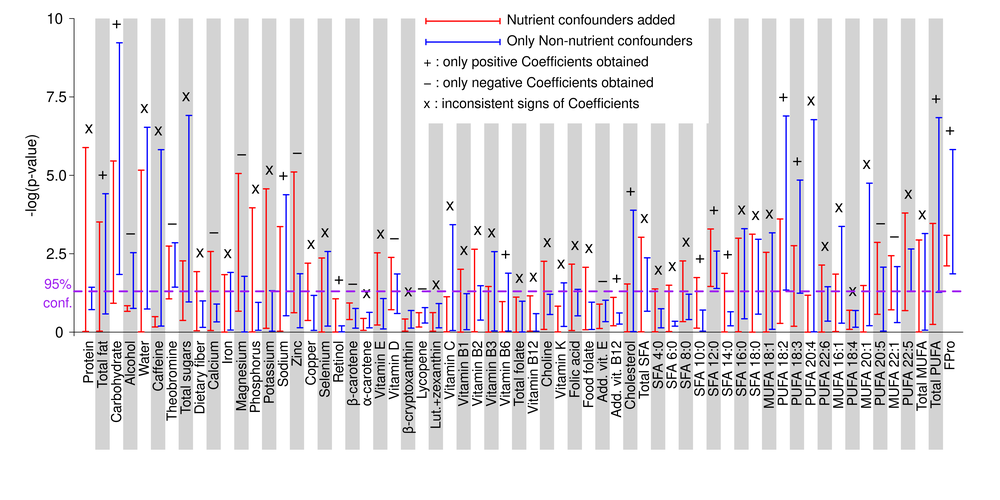
#> input picture Github_Figure_1/US-NHANES.png, 1000 x 500 px, shrunk from 6600 x 3300 before the run
$ python Figure_1_creation_part_2.py
#> lines starting #> are read from the running program, lines starting #| are printed output that depends on the picture
from PIL import Image
img1 = Image.open("US-NHANES.png")
#> img1 is the input picture: PIL image 1000x500 RGB; mean R, G, B 228.2, 224.6, 228.4
img2 = Image.open("test_KHANES.png")
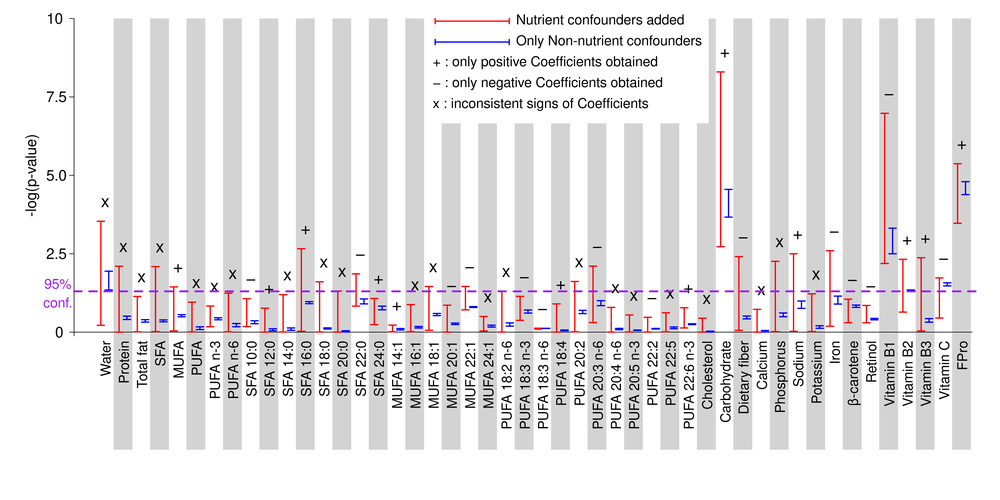
#> input picture Github_Figure_1/test_KHANES.png, 1000 x 500 px, shrunk from 6600 x 3300 before the run
#> img2 is the input picture: PIL image 1000x500 RGB; mean R, G, B 231.7, 229.4, 230.6
img3 = Image.open("test_UKNDNS.png")
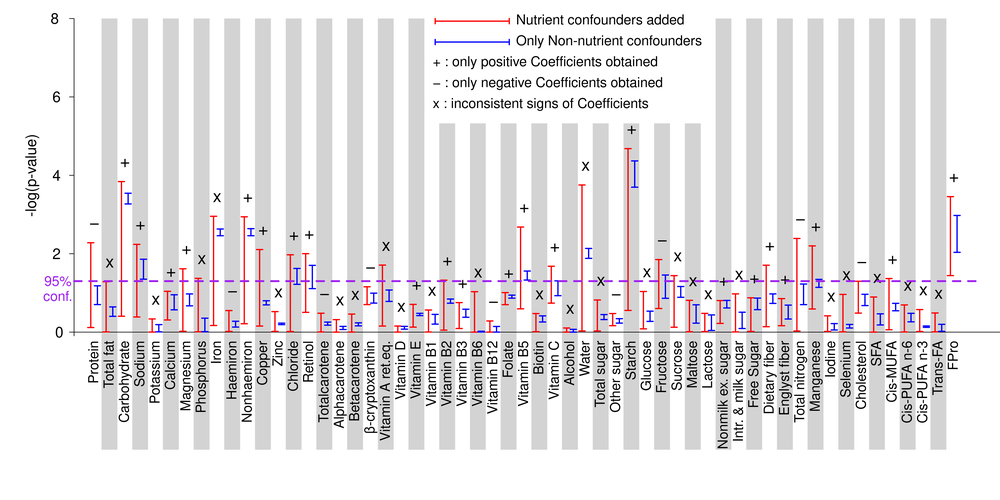
#> input picture Github_Figure_1/test_UKNDNS.png, 1000 x 500 px, shrunk from 6600 x 3300 before the run
#> img3 is the input picture: PIL image 1000x500 RGB; mean R, G, B 230.7, 228.1, 229.6

img1_2 = img1.crop((135, 75, img1.width - 210, img1.height - 310))
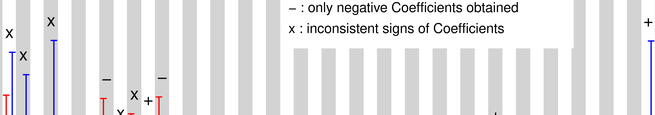
#> img1_2: PIL image 655x115 RGB; mean R, G, B 230.6, 230.2, 231.4
img2_2 = img2.crop((135, 65, img2.width - 145, img2.height - 310))
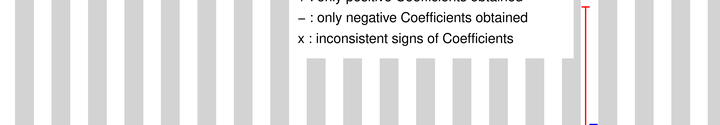
#> img2_2: PIL image 720x125 RGB; mean R, G, B 232.3, 231.8, 231.8
img3_2 = img3.crop((135, 65, img3.width - 155, img3.height - 310))

img1=img1_2
img2=img2_2
img3=img3_2

min_height = min(img1.height, img2.height, img3.height)
#> min_height = 115
def resize_to_height(img, height):
#> called with height = 115
	w_percent = height / img.height
#> w_percent = 1
	new_width = int(img.width * w_percent)
#> new_width = 655
	return img.resize((new_width, height), Image.LANCZOS)

img1 = resize_to_height(img1, min_height)
img2 = resize_to_height(img2, min_height)
img3 = resize_to_height(img3, min_height)
#> call 3 of resize_to_height, with height = 115
#> in resize_to_height (call 3), `return img.resize((new_width, height), Image.LANCZOS)`:
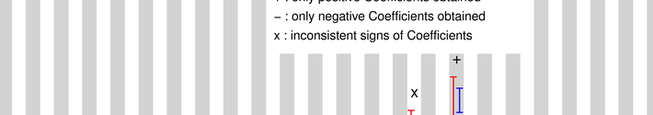
#> returned value: PIL image 653x115 RGB; mean R, G, B 231.5, 231.3, 231.4

total_width = img1.width
#> total_width = 655
total_height = img1.height+ img2.height+ img3.height
#> total_height = 345
new_img = Image.new("RGB", (total_width, total_height))
#> new_img: PIL image 655x345 RGB; every value is 0
new_img.paste(img1, (0, 0))
new_img.paste(img2, (0, img1.height))
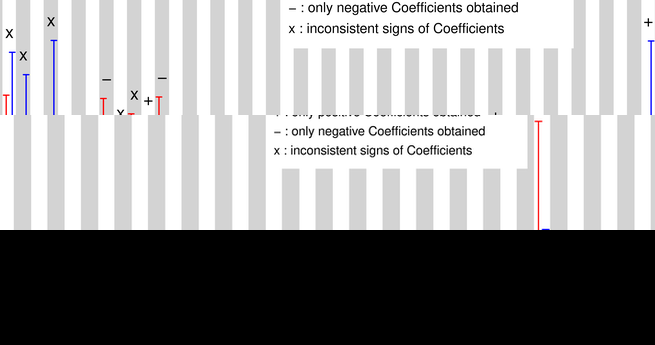
#> new_img: PIL image 655x345 RGB; mean R, G, B 154.3, 154, 154.4
new_img.paste(img3, (0, img1.height+img2.height))
new_img.save("US_K_NHANES_and_UKNDNS.png")


from PIL import Image, ImageDraw, ImageFont
import os

img = Image.open("US_K_NHANES_and_UKNDNS.png")
draw = ImageDraw.Draw(img)

# Optional: choose a font and size (default may be too small)
font = ImageFont.truetype("DejaVuSans.ttf", 130)

# Get image dimensions
w, h = img.size
#> w = 655; h = 345

# Assuming 1x3 grid
first_third_h, second_third_h = h // 3, 2*h // 3
#> first_third_h = 115; second_third_h = 230

# Coordinates for top-left corners of each subfigure
positions = [
    (5, 80),                 # top (a)
    (5, first_third_h + 80),        # middle (b)
    (5, second_third_h + 80),        # low (c)
]
#> positions = [(5, 80), (5, 195), (5, 310)]

labels = ["(A)", "(B)", "(C)"]

# Draw labels
for pos, label in zip(positions, labels):
    draw.text(pos, label, fill="black", font=font)  # use "white" if background is dark

# Save output
img.save("Figure_1.png")
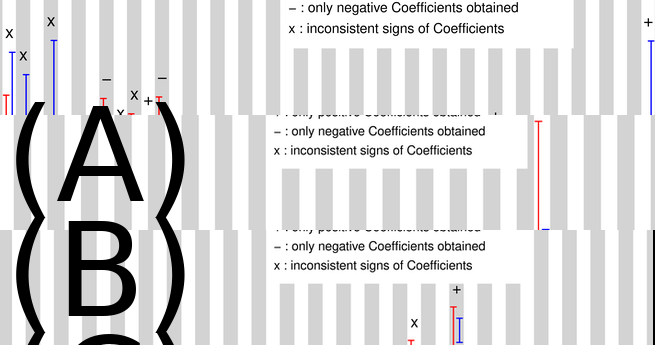
#> saved as Figure_1.png: PIL image 655x345 RGB; mean R, G, B 218.7, 218.3, 218.8


file_name = "US_K_NHANES_and_UKNDNS.png"

if os.path.isfile(file_name):
    os.remove(file_name)
    print(f"{file_name} deleted.")
else:
    print(f"{file_name} does not exist.")
